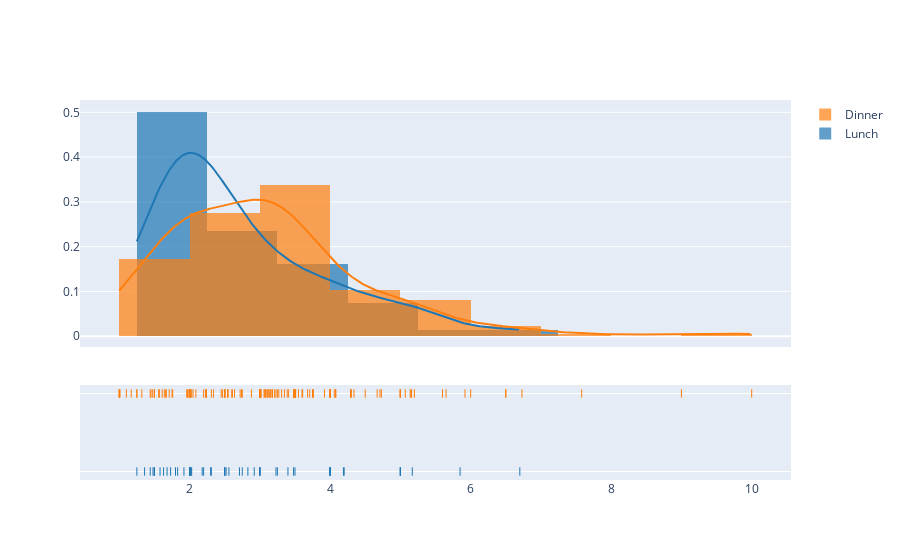

The cell this chart's notebook holds for it:
### Code cell
fig = ff.create_distplot(hist_data, group_labels)
fig.show()

### Figure 1 — Plotly figure (JSON) as saved in the notebook; plotly's stock layout.template omitted (floating-point values rounded to 4 significant figures; data arrays with more than 128 entries replaced by an {"elided": "..."} marker saying what was removed)
{"data": [{"autobinx": false, "histnorm": "probability density", "legendgroup": "Lunch", "marker": {"color": "rgb(31, 119, 180)"}, "name": "Lunch", "opacity": 0.7, "type": "histogram", "x": [4, 3, 2.71, 3, 3.4, 1.83, 5, 2.03, 5.17, 2, 4, 5.85, 3, 1.5, 1.8, 2.92, 2.31, 1.68, 2.5, 2, 2.52, 4.2, 1.48, 2, 2, 2.18, 1.5, 2.83, 1.5, 2, 3.25, 1.25, 2, 2, 2, 2.75, 3.5, 6.7, 5, 5, 2.3, 1.5, 1.36, 1.63, 1.73, 2, 4.19, 2.56, 2.02, 4, 1.44, 2, 5, 2, 2, 4, 2.01, 2, 2.5, 4, 3.23, 2.2, 3.48, 1.92, 3, 1.58, 2.5, 2], "xaxis": "x", "xbins": {"end": 6.7, "size": 1, "start": 1.25}, "yaxis": "y"}, {"autobinx": false, "histnorm": "probability density", "legendgroup": "Dinner", "marker": {"color": "rgb(255, 127, 14)"}, "name": "Dinner", "opacity": 0.7, "type": "histogram", "x": {"elided": "176 float values"}, "xaxis": "x", "xbins": {"end": 10, "size": 1, "start": 1}, "yaxis": "y"}, {"legendgroup": "Lunch", "marker": {"color": "rgb(31, 119, 180)"}, "mode": "lines", "name": "Lunch", "showlegend": false, "type": "scatter", "x": {"elided": "500 float values"}, "xaxis": "x", "y": {"elided": "500 float values"}, "yaxis": "y"}, {"legendgroup": "Dinner", "marker": {"color": "rgb(255, 127, 14)"}, "mode": "lines", "name": "Dinner", "showlegend": false, "type": "scatter", "x": {"elided": "500 float values"}, "xaxis": "x", "y": {"elided": "500 float values"}, "yaxis": "y"}, {"legendgroup": "Lunch", "marker": {"color": "rgb(31, 119, 180)", "symbol": "line-ns-open"}, "mode": "markers", "name": "Lunch", "showlegend": false, "type": "scatter", "x": [4, 3, 2.71, 3, 3.4, 1.83, 5, 2.03, 5.17, 2, 4, 5.85, 3, 1.5, 1.8, 2.92, 2.31, 1.68, 2.5, 2, 2.52, 4.2, 1.48, 2, 2, 2.18, 1.5, 2.83, 1.5, 2, 3.25, 1.25, 2, 2, 2, 2.75, 3.5, 6.7, 5, 5, 2.3, 1.5, 1.36, 1.63, 1.73, 2, 4.19, 2.56, 2.02, 4, 1.44, 2, 5, 2, 2, 4, 2.01, 2, 2.5, 4, 3.23, 2.2, 3.48, 1.92, 3, 1.58, 2.5, 2], "xaxis": "x", "y": ["Lunch", "Lunch", "Lunch", "Lunch", "Lunch", "Lunch", "Lunch", "Lunch", "Lunch", "Lunch", "Lunch", "Lunch", "Lunch", "Lunch", "Lunch", "Lunch", "Lunch", "Lunch", "Lunch", "Lunch", "Lunch", "Lunch", "Lunch", "Lunch", "Lunch", "Lunch", "Lunch", "Lunch", "Lunch", "Lunch", "Lunch", "Lunch", "Lunch", "Lunch", "Lunch", "Lunch", "Lunch", "Lunch", "Lunch", "Lunch", "Lunch", "Lunch", "Lunch", "Lunch", "Lunch", "Lunch", "Lunch", "Lunch", "Lunch", "Lunch", "Lunch", "Lunch", "Lunch", "Lunch", "Lunch", "Lunch", "Lunch", "Lunch", "Lunch", "Lunch", "Lunch", "Lunch", "Lunch", "Lunch", "Lunch", "Lunch", "Lunch", "Lunch"], "yaxis": "y2"}, {"legendgroup": "Dinner", "marker": {"color": "rgb(255, 127, 14)", "symbol": "line-ns-open"}, "mode": "markers", "name": "Dinner", "showlegend": false, "type": "scatter", "x": {"elided": "176 float values"}, "xaxis": "x", "y": {"elided": "176 str values"}, "yaxis": "y2"}], "layout": {"barmode": "overlay", "hovermode": "closest", "legend": {"traceorder": "reversed"}, "xaxis": {"anchor": "y2", "domain": [0, 1], "zeroline": false}, "yaxis": {"anchor": "free", "domain": [0.35, 1], "position": 0}, "yaxis2": {"anchor": "x", "domain": [0, 0.25], "dtick": 1, "showticklabels": false}}}
